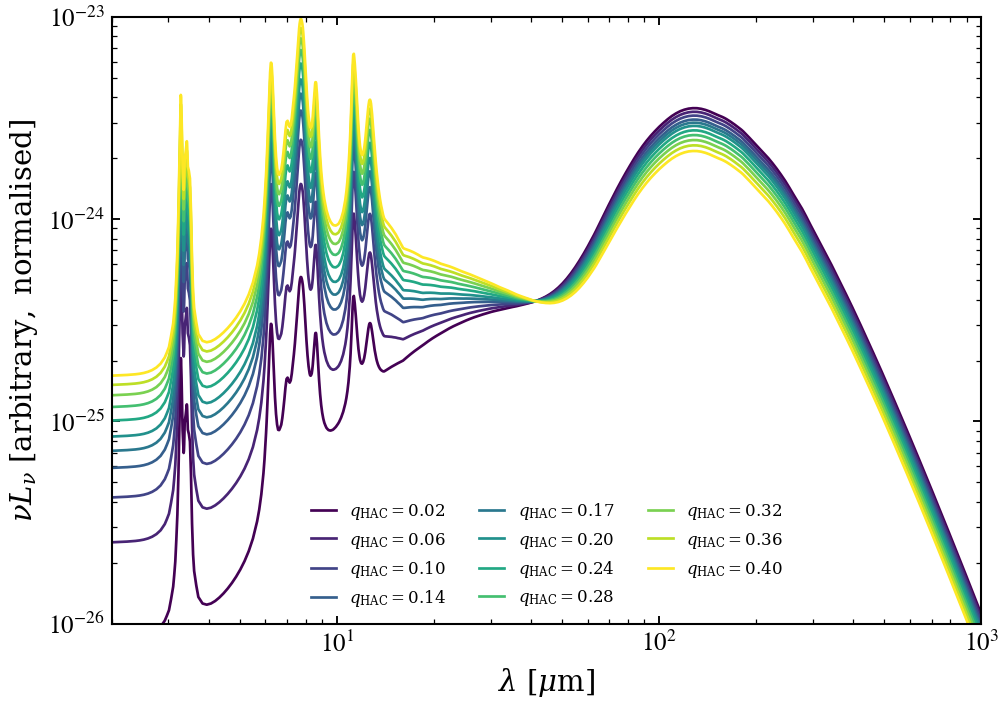

The script that saved this image:
r"""
THEMIS: q_HAC sweep at fixed U_min
===================================

Sweep hydrocarbon grain content across the THEMIS grid at fixed minimum
radiation field strength. PAH-like mid-IR features strengthen with q_HAC
while FIR continuum remains essentially unchanged.
"""

import os

os.environ["TF_CPP_MIN_LOG_LEVEL"] = "2"  # suppress XLA/PjRt C++ INFO+WARNING logs

import warnings

import h5py
import matplotlib.pyplot as plt
import numpy as np

from tengri import data_path
from tengri.analysis.plotting import setup_style

setup_style()
warnings.filterwarnings("ignore", message=".*BakedInBackend.*")
warnings.filterwarnings("ignore", message=".*deprecated.*")

with h5py.File(data_path("themis_templates.h5"), "r") as f:
    wave_aa = np.asarray(f["wavelength_aa"][:])
    qhac_grid = np.asarray(f["qhac_grid"][:])
    umin_grid = np.asarray(f["umin_grid"][:])
    single_u = np.asarray(f["single_u"][:])

wave_um = wave_aa * 1.0e-4
i_umin = int(np.argmin(np.abs(umin_grid - 1.0)))

c_aa_per_s = 2.99792458e18
nu = c_aa_per_s / wave_aa

fig, ax = plt.subplots(figsize=(7.0, 5.0))
cmap = plt.get_cmap("viridis")
for k, qhac in enumerate(qhac_grid):
    L_nu = single_u[k, i_umin]
    nu_Lnu = nu * L_nu
    ax.plot(
        wave_um,
        nu_Lnu,
        color=cmap(k / max(1, len(qhac_grid) - 1)),
        lw=1.3,
        label=rf"$q_{{\rm HAC}} = {qhac:.2f}$",
    )
ax.set(
    xscale="log",
    yscale="log",
    xlabel=r"$\lambda\ [\mu\mathrm{m}]$",
    ylabel=r"$\nu L_\nu\ [\mathrm{arbitrary,\ normalised}]$",
    xlim=(2.0, 1.0e3),
    ylim=(1.0e-26, 1.0e-23),
)
ax.legend(loc="lower center", frameon=False, fontsize=8, ncol=3)
fig.tight_layout()
plt.savefig("plot_themis_qhac_sweep.png", dpi=150, bbox_inches="tight")
